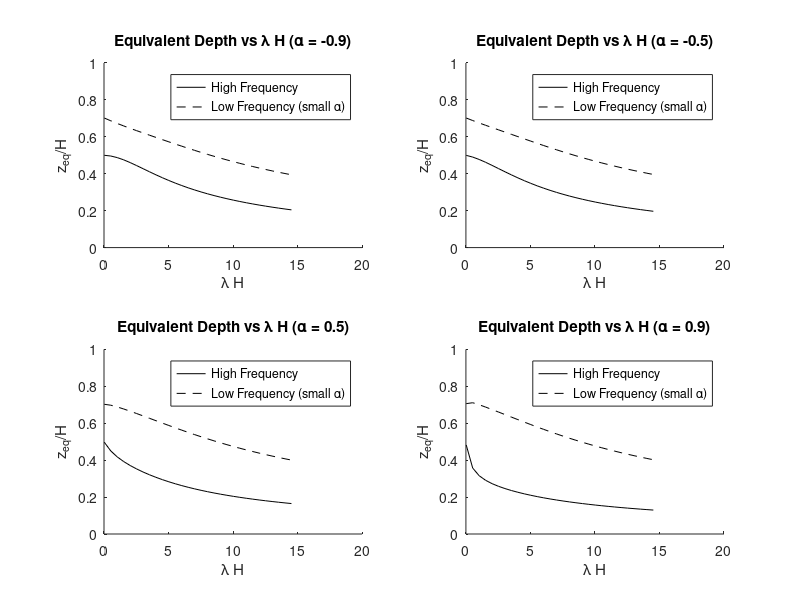

The MATLAB script that drew this image:
% Clear variables and close figures
clear all;
close all;
clc;

% Define constants
H = 50;
zeta = 0.05;
Vzero = 100; % m/s
Vzero_complex = Vzero * sqrt(1 + (2 * 1i * zeta));

% Define alpha values and lambda range
alphas = [-0.9, -0.5, 0.5, 0.9];
lambda = 0.0005:0.01:0.3;
lambda_H = lambda .* H;

% Loop over each alpha and create subplots
figure;
for a_idx = 1:length(alphas)
    alpha = alphas(a_idx);
    
    % Initialize arrays to store equivalent depths
    zeq_H_high = zeros(length(lambda), 1);
    zeq_H_low = zeros(length(lambda), 1);
    fhomo = zeros(1, length(lambda));
    fsin = zeros(1, length(lambda));
    
    for idx = 1:length(lambda)
        A = 1 / (1 - alpha);
        fhomo = ((Vzero_complex * A / (4 * H)));
        fsin(idx) = (H * sqrt((exp(-2*H*lambda(idx)) * (4 * exp(H*lambda(idx)) * alpha * (pi^4 + 6 * H^2 * pi^2 * lambda(idx)^2 + 8 * H^4 * lambda(idx)^4) - alpha^2 * (pi^4 + 9 * H^2 * pi^2 * lambda(idx)^2 + 8 * H^4 * lambda(idx)^4) + exp(2 * H * lambda(idx)) * (8 * H^5 * lambda(idx)^5 + pi^4 * ((-4 + alpha) * alpha + 2 * H * lambda(idx)) + H^2 * pi^2 * lambda(idx)^2 * ((-16 + alpha) * alpha + 10 * H * lambda(idx))))) / (H^3 * lambda(idx) * (pi^4 + 5 * H^2 * pi^2 * lambda(idx)^2 + 4 * H^4 * lambda(idx)^4)))) / sqrt(2);
    end

    for i = 1:length(lambda)
        % Define the function for NormalizedEqDepth_HighFrequency
        zeq_H_high(i) =   (log(alpha - ((lambda_H(i) * alpha) / (lambda_H(i) + log(1 - alpha) - log(exp(lambda_H(i)) - alpha)))) / (lambda_H(i)));
        zeq_H_low(i) =  (log((fhomo * alpha) / (fhomo - (fsin(i)*fhomo))) / (lambda_H(i)));
    end

    % Create subplot
    subplot(2, 2, a_idx);
    hold on;
    plot(lambda_H, zeq_H_high, 'k-', 'DisplayName', 'High Frequency');
    plot(lambda_H, zeq_H_low, 'k--', 'DisplayName', 'Low Frequency (small \alpha)');
 
   
    hold off;
    xlabel('\lambda H');
    ylabel('z_{eq}/H');
    legend('show');
    title(['Equivalent Depth vs \lambda H (\alpha = ', num2str(alpha), ')']);
    ylim([0 1]); % Adjust the y-limits to show the trend
end
